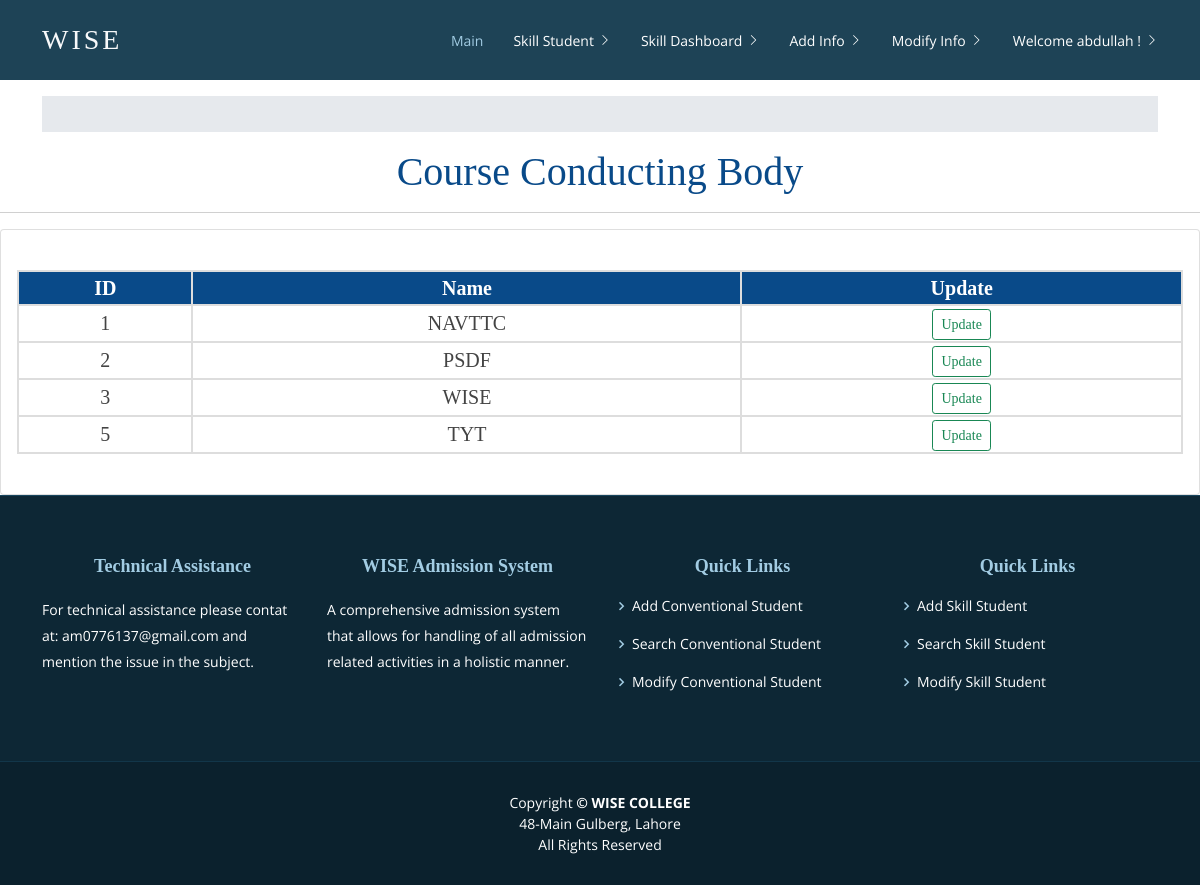
The app's page /course_conducting_body_dashboard/ (signed in) with its own data.
### AdmissionSystem/models.py (models this page shows, shortened)
class CourseConductingBody(models.Model):
	course_conducting_body_name = models.CharField(max_length=50)
	course_conducting_body_abbreviation = models.CharField(max_length=10)
	created_by = models.CharField(max_length=100)
	updated_by = models.CharField(max_length=100, null=True, blank=True)

### AdmissionSystem/views.py (the view)
# urls.py: path('course_conducting_body_dashboard/',views.course_conducting_body_dashboard,name='courseconductingbodydashboard'),
@login_required(login_url='loginpageview')
def course_conducting_body_dashboard(request):
	course_conducting_body_objects = CourseConductingBody.objects.all()
	all_data = list()
	for coursecondbody_object in course_conducting_body_objects:
		coursecondbody_data = list()
		coursecondbody_data.append(coursecondbody_object.id)
		coursecondbody_data.append(coursecondbody_object.course_conducting_body_name)
		all_data.append(coursecondbody_data)
	context = {'alldata': all_data}
	return render(request,'course_conducting_body_dashboard.html',context=context)

### templates/course_conducting_body_dashboard.html (shortened to what this page needs)
{% extends 'base.html' %}
{% load static %}
{% block content %}
<div class="col-md-15">
 		<h1 class="text-center">Course Conducting Body</h1>
		<hr>
		<div class="card card-body">
				<table id="search-table" class="users-table mt-4">
						<tr>
							<th>ID</th>
							<th>Name</th>
							<th>Update</th>
						</tr>
						{% for data in alldata %}
								<tr>
									{% for column in data %}
									<td>{{ column }}</td>
									{% endfor %}
 									<td>
									<input value="Update" type="button" onclick="location.href='{% url 'updatecourseconductingbody' data.0 %}'" class="btn btn-sm btn-outline-success"></td>
								</tr>
						{% endfor %}
				</table>
				<br>
 		</div>
</div>
{% endblock %}

### templates/base.html (shortened to what this page needs)
<!DOCTYPE html>
<html lang="en">
<head>
    <link rel="stylesheet" href="https://pro.fontawesome.com/releases/v5.10.0/css/all.css" />
    <link href="https://cdn.jsdelivr.net/npm/bootstrap@5.1.3/dist/css/bootstrap.min.css" rel="stylesheet">
    <link href="../../static/admissionsystem/vendor/animate.css/animate.min.css" rel="stylesheet">
    <link href="../../static/admissionsystem/vendor/aos/aos.css" rel="stylesheet">
    <link href="../../static/admissionsystem/vendor/bootstrap/css/bootstrap.min.css" rel="stylesheet">
    <link href="../../static/admissionsystem/vendor/bootstrap-icons/bootstrap-icons.css" rel="stylesheet">
    <link href="../../static/admissionsystem/vendor/boxicons/css/boxicons.min.css" rel="stylesheet">
    <link href="../../static/admissionsystem/vendor/glightbox/css/glightbox.min.css" rel="stylesheet">
    <link href="../../static/admissionsystem/vendor/swiper/swiper-bundle.min.css" rel="stylesheet">
    <link href="../../static/admissionsystem/css/style.css" rel="stylesheet">
    <link href="../../static/admissionsystem/css/Navigation.css" rel="stylesheet"> {% block style %} {% endblock %}
</head>
<body style="background-image: url('../../static/admissionsystem/img/bag.jpg'); background-size: auto;background-repeat: repeat;">
    <header id="header" class="fixed-top d-flex align-items-center">
        <div class="container d-flex justify-content-between align-items-center">
            <div class="logo">
                <h1 class="text-light"><span>Wise</span></a></h1>
            </div>
            <nav id="navbar" class="navbar ">
                <ul>
                    <li><a class="active " href="{% url 'homeview' %}">Main</a></li>
                     <li class="dropdown"><a href="/"><span>Skill Student</span> <i class="bi bi-chevron-right"></i></a>
                    </li>
                    <li class="dropdown"><a href="/"><span>Skill Dashboard</span> <i class="bi bi-chevron-right"></i></a>
                    </li>
                    <li class="dropdown"><a href="/"><span>Add Info</span> <i class="bi bi-chevron-right"></i></a>
                    </li>
                    <li class="dropdown"><a href="/"><span>Modify Info</span> <i class="bi bi-chevron-right"></i></a>
                    </li>
                     <li class="dropdown"><a href="#"><span>Welcome {{ user.get_username }} !</span> <i class="bi bi-chevron-right"></i></a>
                    </li>
                </ul>
            </nav>
        </div>
    </header>
    <br>
    <br>
    <br>
    <br>
    <div class="container">
        <ol class="breadcrumb breadcrumb-arrow">
        </ol>
    </div>
    {% include 'messages.html' %} {% block content %} {% endblock %}
    <footer id="footer" data-aos="fade-up" data-aos-easing="ease-in-out" data-aos-duration="500">
        <div class="footer-top">
            <div class="container">
                <div class="row">
                    <div class="col-lg-3 col-md-6 footer-contact">
                        <h4>Technical Assistance</h4>
                        <p>
                            For technical assistance
                            please contat at:
                            am0776137@gmail.com
                            and mention the issue in the subject.
                        </p>
                    </div>
                    <div class="col-lg-3 col-md-6 footer-contact">
                        <h4>WISE Admission System</h4>
                        <p>
                            A comprehensive admission system
                            that allows for handling of all admission
                            related activities in a holistic manner.
                        </p>
                    </div>
                    <div class="col-lg-3 col-md-6 footer-links">
                        <h4>Quick Links</h4>
                        <ul>
                            <li><i class="bx bx-chevron-right"></i> <a href="#">Add Conventional Student</a></li>
                            <li><i class="bx bx-chevron-right"></i> <a href="#">Search Conventional Student</a></li>
                            <li><i class="bx bx-chevron-right"></i> <a href="#">Modify Conventional Student</a></li>
                        </ul>
                    </div>
                    <div class="col-lg-3 col-md-6 footer-links">
                        <h4>Quick Links</h4>
                        <ul>
                            <li><i class="bx bx-chevron-right"></i> <a href="{% url 'addskillstudentview' %}">Add Skill Student</a></li>
                            <li><i class="bx bx-chevron-right"></i> <a href="{% url 'search_skill_dashboard' %}">Search Skill Student</a></li>
                            <li><i class="bx bx-chevron-right"></i> <a href="{% url 'modify_skill_dashboard' %}">Modify Skill Student</a></li>
                        </ul>
                    </div>
                </div>
            </div>
        </div>
        <div class="container">
            <div class="copyright">
                Copyright <strong>&copy; <span>WISE COLLEGE</span></strong>
                <br>
                48-Main Gulberg, Lahore
                <br>
                All Rights Reserved
            </div>
        </div>
    </footer>
</body>
</html>

### static/admissionsystem/css/style.css (style rules this page uses)
body { font-family: "Open Sans", sans-serif; color: #444; }
a { color: #4fa6d5; text-decoration: none; }
h1, h2, h3, h4, h5, h6, .font-primary { font-family: "Times New Roman"; }
#header { height: 80px; transition: all 0.5s; z-index: 997; transition: all 0.5s; background: #1e4356; }
#header .logo h1 { font-size: 28px; margin: 0; padding: 4px 0; line-height: 1; font-weight: 400; letter-spacing: 3px; text-transform: uppercase; }
.navbar { padding: 0; }
.navbar ul { margin: 0; padding: 0; display: flex; list-style: none; align-items: center; }
.navbar li { position: relative; }
.navbar a { display: flex; align-items: center; justify-content: space-between; padding: 10px 0 10px 30px; font-family: "Open Sans", sans-serif; font-size: 14px; color: #fff; white-space: nowrap; transition: 0.3s; text-decoration: none; }
.navbar a i { font-size: 12px; line-height: 0; margin-left: 5px; }
.navbar a:hover, .navbar .active, .navbar li:hover > a { color: #a2cce3; }
#footer { background: #0b212d; padding: 0 0 30px 0; color: #fff; font-size: 14px; }
#footer .footer-top { background: #0d2735; border-top: 1px solid #17455e; border-bottom: 1px solid #123649; padding: 60px 0 30px 0; }
#footer .footer-top h4 { font-size: 18px; font-weight: 600; color: #a2cce3; position: relative; padding-bottom: 12px; }
#footer .footer-top .footer-links { margin-bottom: 30px; }
#footer .footer-top .footer-links ul { list-style: none; padding: 0; margin: 0; }
#footer .footer-top .footer-links ul i { padding-right: 2px; color: #a2cce3; font-size: 18px; line-height: 1; }
#footer .footer-top .footer-links ul li { padding: 10px 0; display: flex; align-items: center; }
#footer .footer-top .footer-links ul li:first-child { padding-top: 0; }
#footer .footer-top .footer-links ul a { color: #fff; transition: 0.3s; display: inline-block; line-height: 1; }
#footer .footer-top .footer-contact { margin-bottom: 30px; }
#footer .footer-top .footer-contact p { line-height: 26px; }
#footer .copyright { text-align: center; padding-top: 30px; }

### static/admissionsystem/css/Navigation.css (style rules this page uses)
.breadcrumb-arrow { height: 36px; padding: 0; line-height: 36px; list-style: none; background-color: #e6e9ed }

### templates/course_conducting_body_dashboard.html (style rules this page uses)
h1, h2, h3, h4, h5, h6 { text-align: center; color: #094a89; font-family: timesnewroman; }
table { border-collapse: collapse; width: 100%; text-align: center; font-size: 20px; font-family: timesnewroman; }
th { background-color: #094a89; color: white; }
th, td { border: 2px solid #ddd; }

### records on screen
CourseConductingBody: data "NAVTTC"
CourseConductingBody: data "PSDF"
CourseConductingBody: data "WISE"
CourseConductingBody: data "TYT"

### other values on screen
{{ user.get_username }} "abdullah"
{{ column }} "1" "2" "3" "5"
